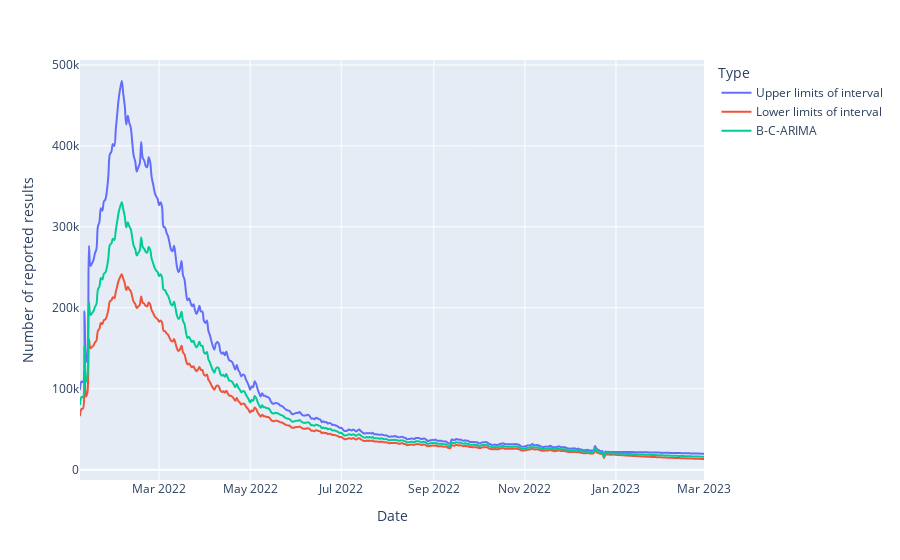
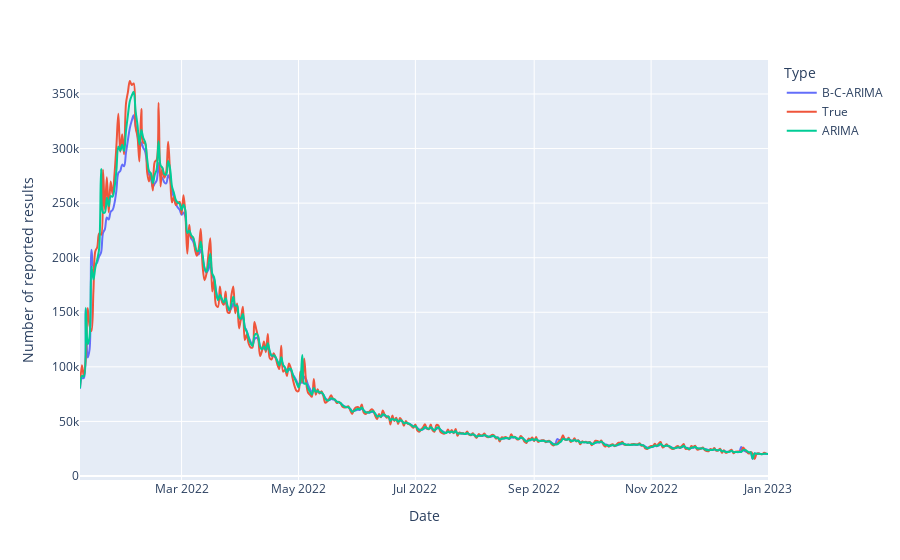

Notebook code for these charts, in order:
### Code cell
import pandas as pd

# df1=pd.read_excel('./old.xlsx')
# fig = px.line(df1, x="Date", y="Number of reported results", color="Type")
# fig.show()

# df2=pd.read_excel('./new.xlsx')
# fig=px.line(df2, x="Date", y="Number of reported results", color="Type")
# fig.show()

df3=pd.read_excel('./high_low.xlsx')
fig=px.line(df3, x="Date", y="Number of reported results", color="Type",
line_shape="spline",render_mode="svg")
fig.show()

df4=pd.read_excel('./compare.xlsx')
fig=px.line(df4, x="Date", y="Number of reported results", color="Type",
line_shape="spline",render_mode="svg")
fig.show()

### Figure 1 — Plotly figure (JSON) as saved in the notebook; plotly's stock layout.template omitted (floating-point values rounded to 4 significant figures; data arrays with more than 128 entries replaced by an {"elided": "..."} marker saying what was removed)
{"data": [{"hovertemplate": "Type=Upper limits of interval<br>Date=%{x}<br>Number of reported results=%{y}<extra></extra>", "legendgroup": "Upper limits of interval", "line": {"color": "#636efa", "dash": "solid", "shape": "spline"}, "marker": {"symbol": "circle"}, "mode": "lines", "name": "Upper limits of interval", "orientation": "v", "showlegend": true, "type": "scatter", "x": {"elided": "414 str values"}, "xaxis": "x", "y": {"elided": "414 float values"}, "yaxis": "y"}, {"hovertemplate": "Type=Lower limits of interval<br>Date=%{x}<br>Number of reported results=%{y}<extra></extra>", "legendgroup": "Lower limits of interval", "line": {"color": "#EF553B", "dash": "solid", "shape": "spline"}, "marker": {"symbol": "circle"}, "mode": "lines", "name": "Lower limits of interval", "orientation": "v", "showlegend": true, "type": "scatter", "x": {"elided": "414 str values"}, "xaxis": "x", "y": {"elided": "414 float values"}, "yaxis": "y"}, {"hovertemplate": "Type=B-C-ARIMA<br>Date=%{x}<br>Number of reported results=%{y}<extra></extra>", "legendgroup": "B-C-ARIMA", "line": {"color": "#00cc96", "dash": "solid", "shape": "spline"}, "marker": {"symbol": "circle"}, "mode": "lines", "name": "B-C-ARIMA", "orientation": "v", "showlegend": true, "type": "scatter", "x": {"elided": "414 str values"}, "xaxis": "x", "y": {"elided": "414 float values"}, "yaxis": "y"}], "layout": {"legend": {"title": {"text": "Type"}, "tracegroupgap": 0}, "margin": {"t": 60}, "xaxis": {"anchor": "y", "domain": [0, 1], "title": {"text": "Date"}}, "yaxis": {"anchor": "x", "domain": [0, 1], "title": {"text": "Number of reported results"}}}}

### Figure 2 — Plotly figure (JSON) as saved in the notebook; plotly's stock layout.template omitted (floating-point values rounded to 4 significant figures; data arrays with more than 128 entries replaced by an {"elided": "..."} marker saying what was removed)
{"data": [{"hovertemplate": "Type=B-C-ARIMA<br>Date=%{x}<br>Number of reported results=%{y}<extra></extra>", "legendgroup": "B-C-ARIMA", "line": {"color": "#636efa", "dash": "solid", "shape": "spline"}, "marker": {"symbol": "circle"}, "mode": "lines", "name": "B-C-ARIMA", "orientation": "v", "showlegend": true, "type": "scatter", "x": {"elided": "355 str values"}, "xaxis": "x", "y": {"elided": "355 float values"}, "yaxis": "y"}, {"hovertemplate": "Type=True<br>Date=%{x}<br>Number of reported results=%{y}<extra></extra>", "legendgroup": "True", "line": {"color": "#EF553B", "dash": "solid", "shape": "spline"}, "marker": {"symbol": "circle"}, "mode": "lines", "name": "True", "orientation": "v", "showlegend": true, "type": "scatter", "x": {"elided": "354 str values"}, "xaxis": "x", "y": {"elided": "354 int values"}, "yaxis": "y"}, {"hovertemplate": "Type=ARIMA<br>Date=%{x}<br>Number of reported results=%{y}<extra></extra>", "legendgroup": "ARIMA", "line": {"color": "#00cc96", "dash": "solid", "shape": "spline"}, "marker": {"symbol": "circle"}, "mode": "lines", "name": "ARIMA", "orientation": "v", "showlegend": true, "type": "scatter", "x": {"elided": "355 str values"}, "xaxis": "x", "y": {"elided": "355 int values"}, "yaxis": "y"}], "layout": {"legend": {"title": {"text": "Type"}, "tracegroupgap": 0}, "margin": {"t": 60}, "xaxis": {"anchor": "y", "domain": [0, 1], "title": {"text": "Date"}}, "yaxis": {"anchor": "x", "domain": [0, 1], "title": {"text": "Number of reported results"}}}}
